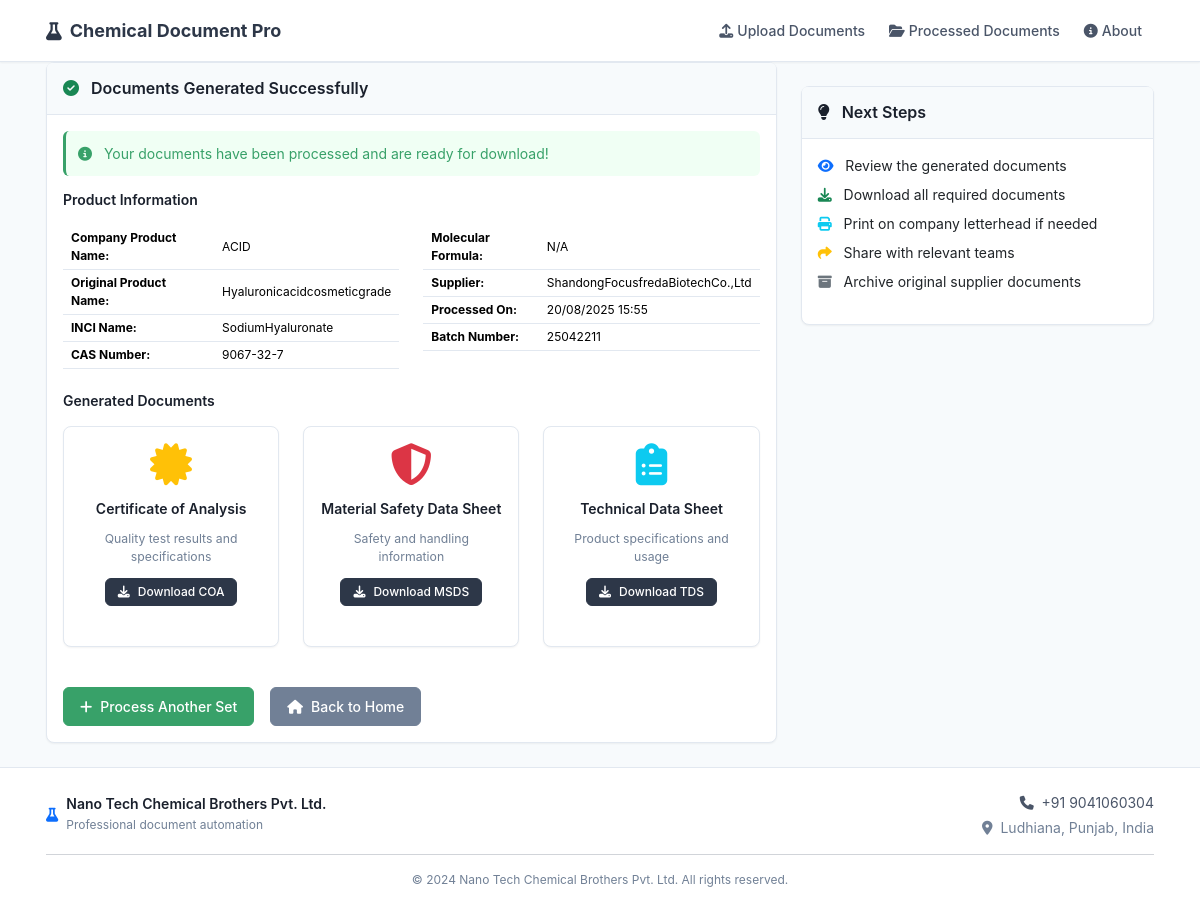
Screenshot of /results/6 with the database file from the repository.
### models.py (models this page shows, shortened)
class DocumentSet(db.Model):
    id = db.Column(db.Integer, primary_key=True)
    original_product_name = db.Column(db.String(200), nullable=False)
    company_product_name = db.Column(db.String(200), nullable=False)
    supplier_name = db.Column(db.String(200), nullable=False)
    cas_number = db.Column(db.String(50))
    inci_name = db.Column(db.String(200))
    molecular_formula = db.Column(db.String(100))
    batch_number = db.Column(db.String(100))
    manufacturing_date = db.Column(db.Date)
    expiry_date = db.Column(db.Date)
    created_at = db.Column(db.DateTime, default=datetime.utcnow)
    supplier_coa_path = db.Column(db.String(500))
    supplier_msds_path = db.Column(db.String(500))
    supplier_tds_path = db.Column(db.String(500))
    generated_coa_path = db.Column(db.String(500))
    generated_msds_path = db.Column(db.String(500))
    generated_tds_path = db.Column(db.String(500))
    extracted_data = db.Column(db.Text)  # Will store JSON string

### routes.py (the view)
@app.route('/results/<int:doc_set_id>')
def results(doc_set_id):
    doc_set = DocumentSet.query.get_or_404(doc_set_id)
    extracted_data = json.loads(doc_set.extracted_data) if doc_set.extracted_data else {}
    return render_template('results.html', doc_set=doc_set, extracted_data=extracted_data)

### templates/results.html (shortened to what this page needs)
{% extends "base.html" %}
{% block content %}
<div class="container">
    <div class="row">
        <div class="col-lg-8">
            <div class="card">
                <div class="card-header">
                    <h3 class="card-title mb-0">
                        <i class="fas fa-check-circle text-success me-2"></i>
                        Documents Generated Successfully
                    </h3>
                </div>
                <div class="card-body">
                    <div class="alert alert-success" role="alert">
                        <i class="fas fa-info-circle me-2"></i>
                        Your documents have been processed and are ready for download!
                    </div>
                    <h5 class="mb-3">Product Information</h5>
                    <div class="row mb-4">
                        <div class="col-md-6">
                            <table class="table table-sm">
                                <tr>
                                    <td><strong>Company Product Name:</strong></td>
                                    <td>{{ doc_set.company_product_name }}</td>
                                </tr>
                                <tr>
                                    <td><strong>Original Product Name:</strong></td>
                                    <td>{{ doc_set.original_product_name or 'N/A' }}</td>
                                </tr>
                                <tr>
                                    <td><strong>INCI Name:</strong></td>
                                    <td>{{ doc_set.inci_name or 'N/A' }}</td>
                                </tr>
                                <tr>
                                    <td><strong>CAS Number:</strong></td>
                                    <td>{{ doc_set.cas_number or 'N/A' }}</td>
                                </tr>
                            </table>
                        </div>
                        <div class="col-md-6">
                            <table class="table table-sm">
                                <tr>
                                    <td><strong>Molecular Formula:</strong></td>
                                    <td>{{ doc_set.molecular_formula or 'N/A' }}</td>
                                </tr>
                                <tr>
                                    <td><strong>Supplier:</strong></td>
                                    <td>{{ doc_set.supplier_name or 'N/A' }}</td>
                                </tr>
                                <tr>
                                    <td><strong>Processed On:</strong></td>
                                    <td>{{ doc_set.created_at.strftime('%d/%m/%Y %H:%M') }}</td>
                                </tr>
                                <tr>
                                    <td><strong>Batch Number:</strong></td>
                                    <td>{{ doc_set.batch_number or 'Auto-generated' }}</td>
                                </tr>
                            </table>
                        </div>
                    </div>
                    <h5 class="mb-3">Generated Documents</h5>
                    <div class="row">
                        <div class="col-md-4 mb-3">
                            <div class="card h-100">
                                <div class="card-body text-center">
                                    <i class="fas fa-certificate fa-3x text-warning mb-3"></i>
                                    <h6>Certificate of Analysis</h6>
                                    <p class="text-muted small">Quality test results and specifications</p>
                                    {% if doc_set.generated_coa_path %}
                                        <a href="{{ url_for('download', doc_set_id=doc_set.id, doc_type='coa') }}"
                                           class="btn btn-primary btn-sm">
                                            <i class="fas fa-download me-1"></i>Download COA
                                        </a>
                                    {% else %}
                                        <span class="text-muted">Not available</span>
                                    {% endif %}
                                </div>
                            </div>
                        </div>
                        <div class="col-md-4 mb-3">
                            <div class="card h-100">
                                <div class="card-body text-center">
                                    <i class="fas fa-shield-alt fa-3x text-danger mb-3"></i>
                                    <h6>Material Safety Data Sheet</h6>
                                    <p class="text-muted small">Safety and handling information</p>
                                    {% if doc_set.generated_msds_path %}
                                        <a href="{{ url_for('download', doc_set_id=doc_set.id, doc_type='msds') }}"
                                           class="btn btn-primary btn-sm">
                                            <i class="fas fa-download me-1"></i>Download MSDS
                                        </a>
                                    {% else %}
                                        <span class="text-muted">Not available</span>
                                    {% endif %}
                                </div>
                            </div>
                        </div>
                        <div class="col-md-4 mb-3">
                            <div class="card h-100">
                                <div class="card-body text-center">
                                    <i class="fas fa-clipboard-list fa-3x text-info mb-3"></i>
                                    <h6>Technical Data Sheet</h6>
                                    <p class="text-muted small">Product specifications and usage</p>
                                    {% if doc_set.generated_tds_path %}
                                        <a href="{{ url_for('download', doc_set_id=doc_set.id, doc_type='tds') }}"
                                           class="btn btn-primary btn-sm">
                                            <i class="fas fa-download me-1"></i>Download TDS
                                        </a>
                                    {% else %}
                                        <span class="text-muted">Not available</span>
                                    {% endif %}
                                </div>
                            </div>
                        </div>
                    </div>
                    <div class="d-grid gap-2 d-md-flex justify-content-md-start mt-4">
                        <a href="{{ url_for('upload') }}" class="btn btn-success me-md-2">
                            <i class="fas fa-plus me-1"></i>
                            Process Another Set
                        </a>
                        <a href="{{ url_for('index') }}" class="btn btn-secondary">
                            <i class="fas fa-home me-1"></i>
                            Back to Home
                        </a>
                    </div>
                </div>
            </div>
        </div>
        <div class="col-lg-4">
            <div class="card mt-4">
                <div class="card-header">
                    <h5 class="card-title mb-0">
                        <i class="fas fa-lightbulb me-2"></i>
                        Next Steps
                    </h5>
                </div>
                <div class="card-body">
                    <ul class="list-unstyled">
                        <li class="mb-2">
                            <i class="fas fa-eye text-primary me-2"></i>
                            Review the generated documents
                        </li>
                        <li class="mb-2">
                            <i class="fas fa-download text-success me-2"></i>
                            Download all required documents
                        </li>
                        <li class="mb-2">
                            <i class="fas fa-print text-info me-2"></i>
                            Print on company letterhead if needed
                        </li>
                        <li class="mb-2">
                            <i class="fas fa-share text-warning me-2"></i>
                            Share with relevant teams
                        </li>
                        <li class="mb-2">
                            <i class="fas fa-archive text-secondary me-2"></i>
                            Archive original supplier documents
                        </li>
                    </ul>
                </div>
            </div>
        </div>
    </div>
</div>
{% endblock %}

### static/css/custom.css (style rules this page uses)
:root { --primary: #2d3748; --primary-light: #4a5568; --primary-dark: #1a202c; --secondary: #718096; --accent: #3182ce; --success: #38a169; --warning: #d69e2e; --danger: #e53e3e; --white: #ffffff; --gray-50: #f7fafc; --gray-100: #edf2f7; --gray-200: #e2e8f0; --gray-300: #cbd5e1; --gray-400: #a0aec0; --gray-500: #718096; --gray-600: #4a5568; --gray-700: #2d3748; --gray-800: #1a202c; --gray-900: #171923; --space-xs: 0.25rem; --space-sm: 0.5rem; --space-md: 0.75rem; --space-lg: 1rem; --space-xl: 1.5rem; --space-2xl: 2rem; --font-size-xs: 0.75rem; --font-size-sm: 0.875rem; --font-size-base: 0.875rem; --font-size-lg: 1rem; --font-size-xl: 1.125rem; --font-size-2xl: 1.25rem; --font-size-3xl: 1.5rem; --shadow-sm: 0 1px 2px 0 rgb(0 0 0 / 0.05); --shadow: 0 1px 3px 0 rgb(0 0 0 / 0.1); --shadow-md: 0 4px 6px -1px rgb(0 0 0 / 0.1); --radius-sm: 0.25rem; --radius: 0.375rem; --radius-md: 0.5rem; --radius-lg: 0.75rem; }
body { font-family: -apple-system, BlinkMacSystemFont, 'Segoe UI', Roboto, 'Helvetica Neue', Arial, sans-serif; font-size: var(--font-size-base); line-height: 1.5; color: var(--gray-700); background: var(--gray-50); margin: 0; padding: 0; }
h1, h2, h3, h4, h5, h6 { color: var(--gray-800); font-weight: 600; margin-bottom: var(--space-md); }
h3 { font-size: var(--font-size-xl); }
h5 { font-size: var(--font-size-base); }
h6 { font-size: var(--font-size-sm); }
p { margin-bottom: var(--space-md); }
.card { background: var(--white); border: 1px solid var(--gray-200); border-radius: var(--radius-md); box-shadow: var(--shadow-sm); margin-bottom: var(--space-xl); transition: all 0.2s ease; }
.card-header { background: var(--gray-50); border-bottom: 1px solid var(--gray-200); padding: var(--space-lg); border-radius: var(--radius-md) var(--radius-md) 0 0; }
.card-body { padding: var(--space-lg); }
.card-title { font-size: var(--font-size-lg); font-weight: 600; color: var(--gray-800); margin-bottom: 0; }
.btn { font-size: var(--font-size-sm); font-weight: 500; padding: var(--space-sm) var(--space-lg); border-radius: var(--radius); border: 1px solid transparent; transition: all 0.2s ease; display: inline-flex; align-items: center; gap: var(--space-xs); }
.btn-sm { padding: var(--space-xs) var(--space-md); font-size: var(--font-size-xs); }
.btn-primary { background: var(--primary); border-color: var(--primary); color: white; }
.btn-secondary { background: var(--gray-500); border-color: var(--gray-500); color: white; }
.btn-success { background: var(--success); border-color: var(--success); color: white; }
.table { font-size: var(--font-size-sm); margin-bottom: 0; }
.table th, .table td { padding: var(--space-sm); border-color: var(--gray-200); vertical-align: middle; }
.table-sm th, .table-sm td { padding: var(--space-xs) var(--space-sm); font-size: var(--font-size-xs); }
.alert { font-size: var(--font-size-sm); padding: var(--space-md); border: none; border-radius: var(--radius); border-left: 3px solid; }
.alert-success { background: #f0fff4; color: var(--success); border-left-color: var(--success); }
.container { padding: 0 var(--space-lg); }
.text-muted { color: var(--gray-500) !important; }
.card, .alert { animation: fadeIn 0.2s ease-out; }

### rows the page displays
DocumentSet: company_product_name "ACID", original_product_name "Hyaluronicacidcosmeticgrade", inci_name "SodiumHyaluronate", cas_number "9067-32-7", molecular_formula "N/A", supplier_name "ShandongFocusfredaBiotechCo.,Ltd", created_at "20/08/2025 15:55", batch_number "25042211"
